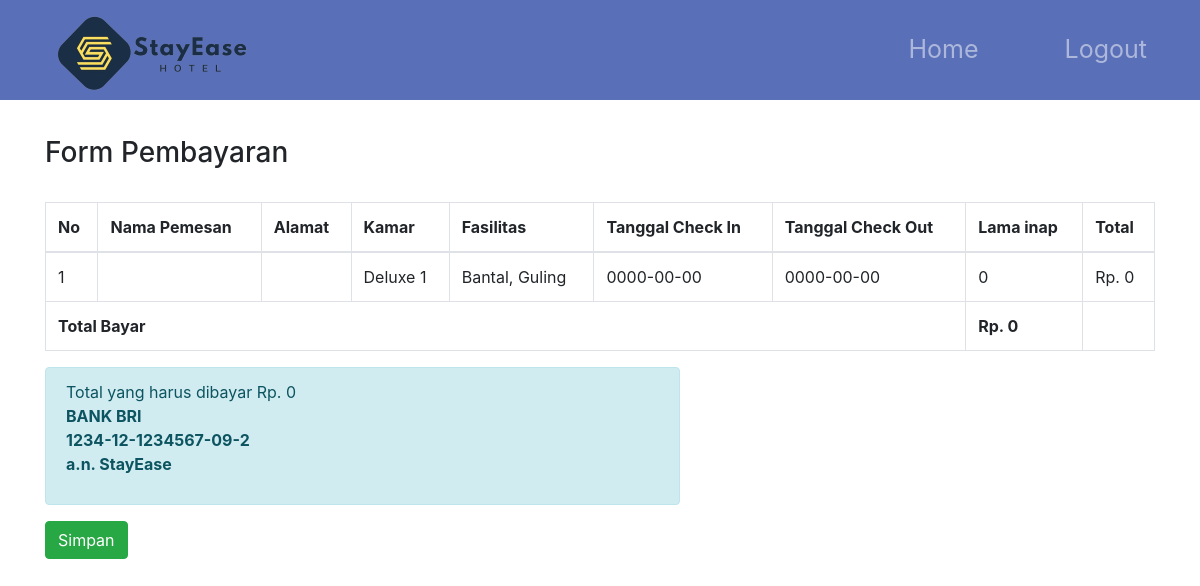
Screenshot of /formPembayaran.php with the database file from the repository.
### tables this page shows
CREATE TABLE `tb_reservasi` (
  `id_reservasi` int(25) NOT NULL,
  `nama_tamu` varchar(25) NOT NULL,
  `kode_kamar` varchar(25) NOT NULL,
  `id_fasilitas` varchar(25) NOT NULL,
  `tanggal_check_in` date NOT NULL,
  `tanggal_check_out` date NOT NULL,
  `lama_inap` int(25) NOT NULL,
  `total_biaya` int(25) NOT NULL,
  `flag` int(1) NOT NULL DEFAULT 1,
  `alamat` varchar(50) NOT NULL
);

CREATE TABLE `tb_kamar` (
  `kode_kamar` varchar(25) NOT NULL,
  `nama_kamar` varchar(25) NOT NULL,
  `kelas` varchar(25) NOT NULL,
  `gambar` varchar(25) NOT NULL,
  `tarif` int(25) NOT NULL,
  `status` varchar(25) NOT NULL,
  `flag` int(1) NOT NULL DEFAULT 1
);

CREATE TABLE `tb_fasilitas` (
  `id_fasilitas` varchar(25) NOT NULL,
  `tipe_fasilitas` varchar(25) NOT NULL,
  `fasilitas` varchar(25) NOT NULL,
  `status` varchar(25) NOT NULL,
  `flag` int(1) NOT NULL DEFAULT 1
);

### formPembayaran.php (the view, shortened to what this page needs)
<?php
    $username = $_SESSION["nama"];
?>
<!DOCTYPE html>
<html lang="en">
<head>
<link rel="stylesheet" type="text/css" href="//cdn.datatables.net/1.10.11/css/jquery.dataTables.min.css">
<link rel="stylesheet" href="https://maxcdn.bootstrapcdn.com/bootstrap/4.0.0/css/bootstrap.min.css">
<link href="admin/css/business-frontpage.css" rel="stylesheet">
</head>
<body>
    <nav class="navbar navbar-expand-sm navbar-dark content-center fixed-top" style="background-color: #596FB7 ;   height : 100px">
        <div class="container">
        <a class="navbar-brand" href="profile.php"><img src="img/logo3.png" alt=""></a>
        <ul class="navbar-nav" style="font-size: 25px">
            <li class="nav-item">
            <a class="nav-link" href="profile.php" style="padding-right: 35px">Home</a>
            </li>
            <li class="nav-item">
            <a class="nav-link" style="padding-right: 35px; color: yellow"><?php echo $username; ?></a>
            </li>
            <li class="nav-item">
            <a class="nav-link" href="logout.php">Logout</a>
            </li>
        </ul>
        </div>
    </nav>
<div class="desc/formRiwayatTamu" action="proses/prosesInsertPembayaran.php" method="POST">
        <div class="container">
        <h3 style="margin-top:80px;">Form Pembayaran</h3><br>
        <table class="table table-bordered">
                <thead>
                    <tr>
                        <th>No</th>
                        <th>Nama Pemesan</th>
                        <th>Alamat</th>
                        <th>Kamar</th>
                        <th>Fasilitas</th>
                        <th>Tanggal Check In</th>
                        <th>Tanggal Check Out</th>
                        <th>Lama inap</th>
                        <th>Total</th>
                    </tr>
                </thead>
                <tbody>
                <?php
                include 'helper/connection.php';
                $sql = "SELECT r.id_reservasi, r.nama_tamu, SUM(r.total_biaya) as total_biaya, k.nama_kamar, f.fasilitas, r.tanggal_check_in, r.tanggal_check_out, r.lama_inap, r.total_biaya, r.alamat
        FROM tb_reservasi r
        JOIN tb_kamar k ON r.kode_kamar = k.kode_kamar
        JOIN tb_fasilitas f ON r.id_fasilitas = f.id_fasilitas
        WHERE r.flag = 1 AND r.nama_tamu = '$username'
        GROUP BY r.nama_tamu";
                $query = mysqli_query($con, $sql);
                $no = 1;
                $total_biaya =0;
                while ($data = mysqli_fetch_assoc($query)){
                ?>
                    <tr>
                    <td><?php echo $no++; ?></td>
                    <td><?php echo $data['nama_tamu']; ?></td>
                    <td><?php echo $data['alamat']; ?></td>
                    <td><?php echo $data['nama_kamar']; ?></td>
                    <td><?php echo $data['fasilitas']; ?></td>
                    <td><?php echo $data['tanggal_check_in']; ?></td>
                    <td><?php echo $data['tanggal_check_out']; ?></td>
                    <td><?php echo $data['lama_inap']; ?></td>
                    <td>Rp. <?php echo $data['total_biaya']; ?></td>
                    </tr>
                <?php
                    $total_biaya += $data['total_biaya'];
                ?>
                </tbody>
                <tfoot>
                    <tr>
                        <th colspan="7">Total Bayar</th>
                        <th>Rp. <?php echo $total_biaya; ?></th>
                    </tr>
                </tfoot>
            </table>
        </div>
        <div class="container">
            <div class="row">
                <div class="col-md-7">
                    <div class="alert alert-info">
                        <p>
                            Total yang harus dibayar Rp. <?php echo number_format($total_biaya); ?> <br>
                            <strong>BANK BRI <br>1234-12-1234567-09-2<br> a.n. StayEase</strong>
                        </p>
                    </div>
                </div>
            </div>
            <a href="proses/prosesInsertPembayaran.php?id=<?php echo $data['id_reservasi'] ?>" class="btn btn-success">Simpan</a>
        </div>
        <?php
            }
        ?>
        </div>
    </body>
</html>

### admin/css/business-frontpage.css (style rules this page uses)
body { padding-top: 54px; }
@media (min-width: 992px) { body { padding-top: 56px; } }

### rows the page displays
tb_reservasi: kode_kamar.nama_kamar "Deluxe 1", id_fasilitas.fasilitas "Bantal, Guling", tanggal_check_in "0000-00-00", tanggal_check_out "0000-00-00", lama_inap "0", total_biaya "0"
